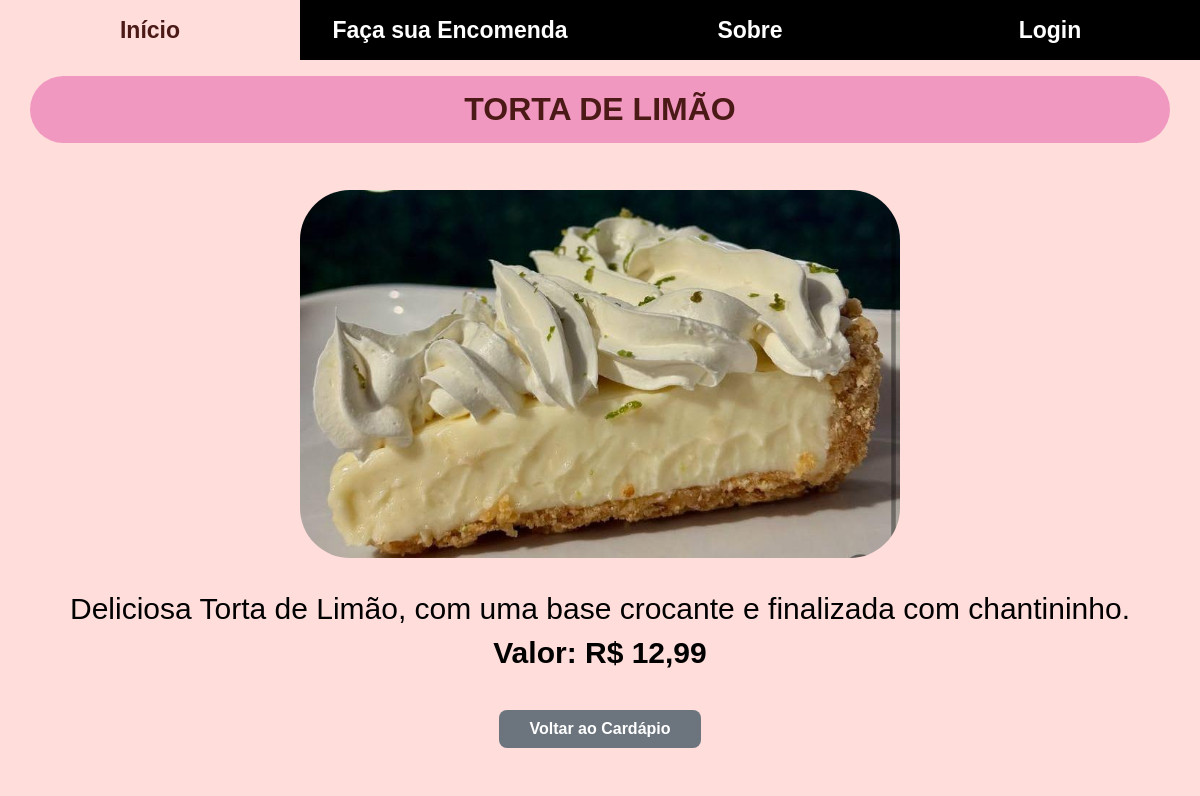
Page /php/produto_detalhe.php?id=35 on the committed database.
### tables this page shows
CREATE TABLE `produtos` (
  `id` int(11) NOT NULL,
  `nome` varchar(100) NOT NULL,
  `preco` decimal(10,2) NOT NULL,
  `imagem_url` varchar(255) DEFAULT NULL,
  `descricao` text DEFAULT NULL,
  `categoria_id` int(11) DEFAULT NULL
);

### php/produto_detalhe.php (the view, shortened to what this page needs)
<?php
include 'conect.php';
$id = $_GET['id'];
$sql = "SELECT * FROM produtos WHERE id = ?";
$stmt = $conn->prepare($sql);
$stmt->bind_param("i", $id);
$stmt->execute();
$resultado = $stmt->get_result();
$produto = $resultado->fetch_assoc();
?>
<!DOCTYPE html>
<html lang="pt-br">
<head>
    <link rel="stylesheet" href="/confeitaria/css/style.css">
</head>
<body>
    <?php include 'menu.php'; ?>
    <div class="content">
        <h1 class="titleTop"><?= htmlspecialchars($produto['nome']) ?></h1>
        <div class="descricao-produto">
            <img class="produto-img" src="<?= htmlspecialchars($produto['imagem_url']) ?>" alt="<?= htmlspecialchars($produto['nome']) ?>">
            <p><?= nl2br(htmlspecialchars($produto['descricao'])) ?></p> <p class="produto-preco">Valor: R$ <?= number_format($produto['preco'], 2, ',', '.') ?></p>
        </div>
        <div class="area-botao-inferior">
            <a href="index.php" class="btn-voltar">Voltar ao Cardápio</a>
        </div>
    </div>
</body>
</html>

### css/style.css (style rules this page uses)
html, body { height: 100%; margin: 0; background-color: #fedddb; font-family: sans-serif; }
.content { padding: 30px 20px 20px 20px; margin-top: 60px; width: auto; background: #fedddb; display: grid; overflow: auto; margin-left: auto; margin-right: auto; }
.content .titleTop { position: fixed; top: 55px; left: 50%; transform: translateX(-50%); width: 95%; max-width: 1200px; padding: 15px 0; background-color: #f098c0; border-radius: 100px; text-align: center; text-transform: uppercase; color: #4b1916; z-index: 999; }
.descricao-produto { text-align: center; padding: 20px; margin-top: 80px; }
.produto-img { max-width: 100%; width: 600px; border-radius: 50px; }
.descricao-produto p { font-size: 30px; }
.produto-preco { margin-top: -20px; font-weight: bold; font-size: 50px; }
.area-botao-inferior { text-align: center; margin-top: -10px; }
.btn-voltar { display: inline-block; padding: 10px 30px; background-color: #6c757d; color: white; text-decoration: none; border-radius: 8px; font-weight: bold; transition: background-color 0.3s; }

### rows in the picture
produtos: nome "TORTA DE LIMÃO", imagem_url (picture), descricao "Deliciosa Torta de Limão, com uma base crocante e finalizada com chantininho.", preco "12,99"
